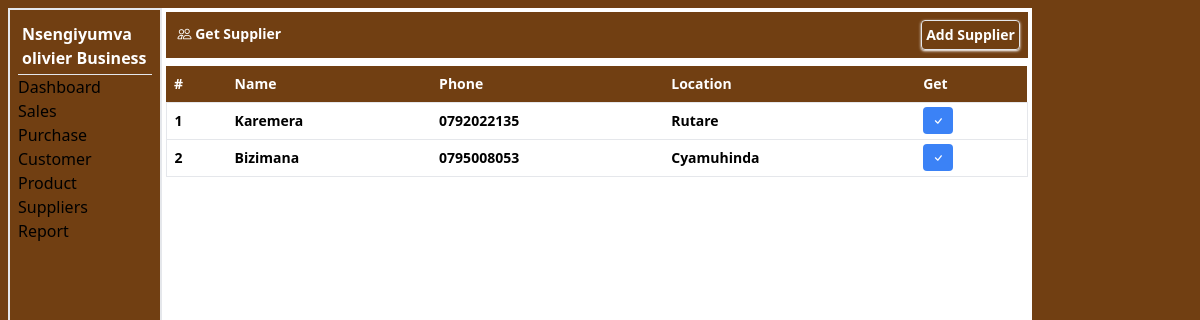
Screenshot of /pages/get_supplier (signed in) with the database file from the repository.
### tables this page shows
CREATE TABLE `supplier` (
  `name` varchar(255) NOT NULL,
  `phone` text NOT NULL,
  `sp_id` int(11) NOT NULL,
  `business` int(11) NOT NULL,
  `location` varchar(255) NOT NULL,
  `created_at` datetime NOT NULL DEFAULT current_timestamp()
);

### pages/get_supplier.php (the view, shortened to what this page needs)
<?php
include("connection.php");
?>
<!DOCTYPE html>
<html lang="en">
<head>
    <script src="../plugins/css/tailwindcss.js"></script>
    <link rel="stylesheet" href="../plugins/icons/bootstrap-icons.css">
</head>
<body>
    <div class="container-fluid h-[100%]">
        <div class="flex w-full p-2 bg-yellow-900 justify-between"><h1 class="text-white font-bold text-sm p-1"><i class="bi bi-people"></i> Get Supplier</h1> <a href="add_supplier" class="font-bold text-white p-1 border shadow shadow-white rounded text-sm">Add Supplier</a></div>
        <div class="table-responsive w-full overflow-y-auto my-2">
            <table class="w-full border-collapse [&_td]:p-2 text-sm font-bold [&_th]:text-left [&_th]:p-2">
                <thead class="bg-yellow-900 text-white text-sm"><tr>
                    <th>#</th>
                    <th class="">Name</th>
                    <th>Phone</th>
                    <th>Location</th>
                    <th>Get</th>
                </tr></thead>
                <tbody>
                    <?php
                    $no=0;
                    $business= $_SESSION['user'];
                    $select = $conn->prepare("SELECT * FROM supplier where business= ?");
                    $select->bind_param("i",$business);
                    $select->execute();
                    $result=$select->get_result();
                    while ($a= $result->fetch_assoc()) {
                        $no++;
                        ?>
                        <tr class="border hover:bg-gray-200">
                            <td><?php echo $no ?></td>
                            <td><?php echo $a['name'] ?></td>
                            <td><?php echo $a['phone'] ?></td>
                            <td><?php echo $a['location'] ?></td>
                            <td><a href="add_purchase?supplier=<?php echo $a['sp_id']?>" class="text-white bg-blue-500 rounded p-1 px-2 text-sm"><i class="bi bi-check"></i></a></td>
                        </tr>
                        <?php
                    }
                    ?>
                </tbody>
            </table>
        </div>
    </div>
</body>
</html>

### rows the page displays
supplier: name "Karemera", phone "0792022135", location "Rutare"
supplier: name "Bizimana", phone "0795008053", location "Cyamuhinda"

### other values shown
$_SESSION['business'] "Nsengiyumva olivier Business"
